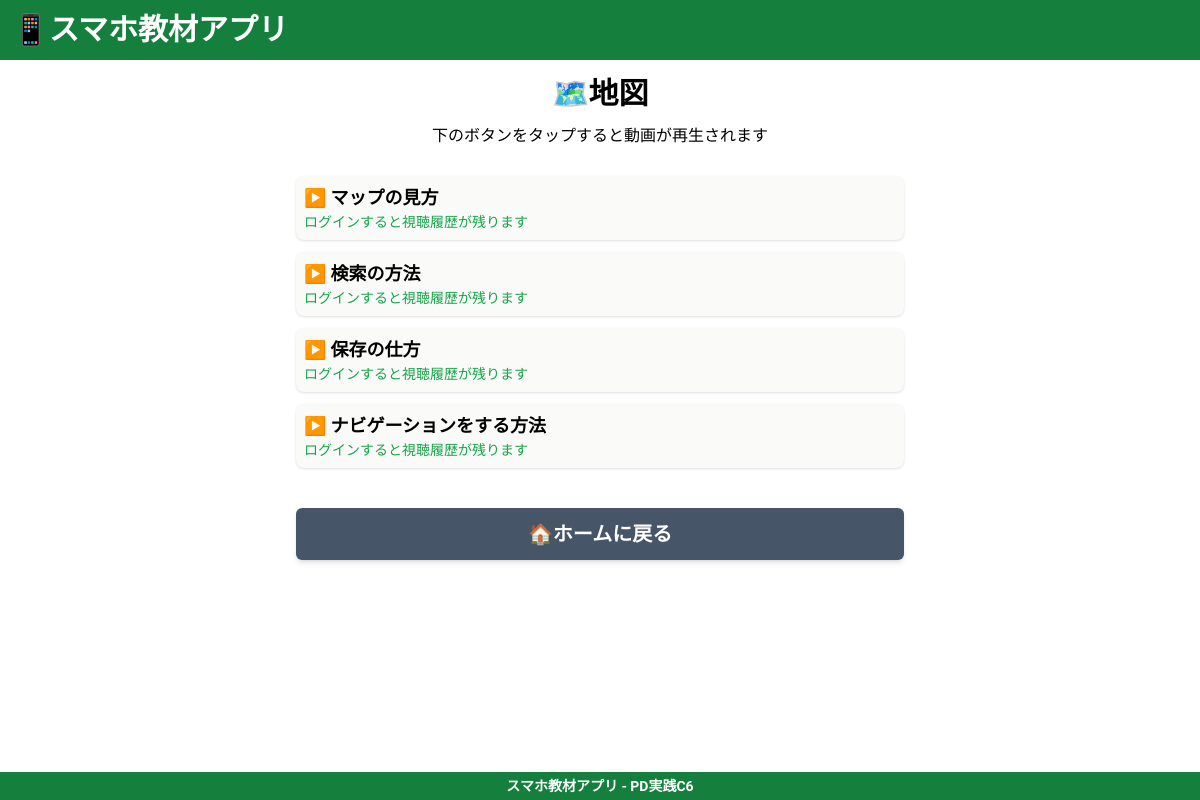
The page /map on the database its author committed.
### app.py (models this page shows)
class Video(db.Model):
    id = db.Column(db.Integer, primary_key=True)
    name = db.Column(db.String(100), nullable=False) # 動画タイトル
    path = db.Column(db.String(100), nullable=False) # ファイルパス
    category = db.Column(db.String(100)) # 動画のカテゴリ

### app.py (the view)
@app.route('/map')
def map():
    if current_user.is_authenticated:
        videos = Video.query.filter_by(category='map').all()
        status = WatchStatus.query.filter_by(user_id=current_user.id).all()
        if not status:
            for id in range(18, 22):
                status = WatchStatus(user_id=current_user.id, video_id=id, watched=False)
                db.session.add(status)
                db.session.commit()
            status = WatchStatus.query.filter_by(user_id=current_user.id).all()
        return render_template('map.html', videos=videos, status=status)
    else:
        videos = Video.query.filter_by(category='map').all()
        return render_template('map.html', videos=videos)

### templates/map.html (shortened to what this page needs)
{% extends "base.html" %}
{% block body %}
<div class="pt-4">
    <h1 class="text-3xl font-bold text-center">🗺️地図</h1>
    <p class="text-center px-4 py-3">下のボタンをタップすると動画が再生されます</p>
</div>
<section class="px-4 py-1">
    {% for video in videos %}
    <a href="/video/{{ video.id }}" class="block p-2 rounded-lg shadow my-3 bg-stone-50 hover:bg-stone-300">
        <div class="flex flex-col">
            <span class="text-lg font-bold">
                ▶️ {{ video.name }}
            </span>
            {% if not status %}
                <p class="text-sm text-green-600">ログインすると視聴履歴が残ります</p>
            {% endif %}
        </div>
    </a>
    {% endfor %}
    <div class="mt-10">
        <a href="{{ url_for('index') }}" class="block text-center mt-6 text-xl font-bold text-white bg-slate-600 rounded-md px-4 py-3 shadow-md hover:bg-slate-700 transition-colors">🏠ホームに戻る</a>
    </div>
</section>
{% endblock %}

### rows shown on the page
Video: name "マップの見方"
Video: name "検索の方法"
Video: name "保存の仕方"
Video: name "ナビゲーションをする方法"
